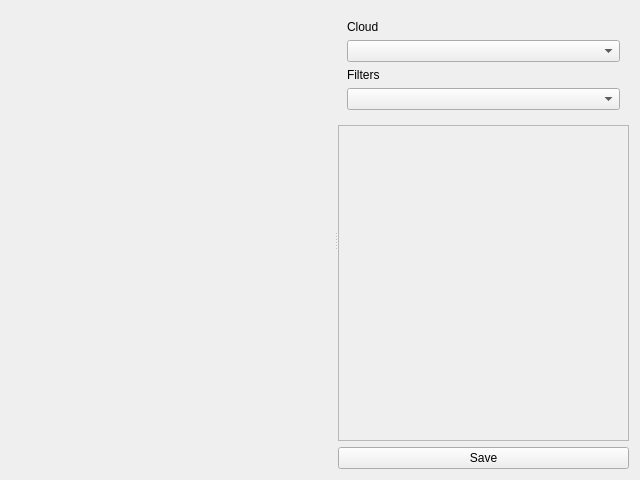
<?xml version="1.0" encoding="UTF-8"?>
<ui version="4.0">
 <class>Filters</class>
 <widget class="QWidget" name="Filters">
  <property name="geometry">
   <rect>
    <x>0</x>
    <y>0</y>
    <width>640</width>
    <height>480</height>
   </rect>
  </property>
  <property name="windowTitle">
   <string>Form</string>
  </property>
  <layout class="QHBoxLayout" name="horizontalLayout">
   <item>
    <widget class="QSplitter" name="splitter">
     <property name="orientation">
      <enum>Qt::Horizontal</enum>
     </property>
     <widget class="QVTKWidget" name="qvtk_ViewerCloud" native="true"/>
     <widget class="QWidget" name="widget_2" native="true">
      <layout class="QVBoxLayout" name="verticalLayout">
       <item>
        <widget class="QWidget" name="widget" native="true">
         <layout class="QVBoxLayout" name="verticalLayout_2">
          <item>
           <widget class="QLabel" name="label">
            <property name="maximumSize">
             <size>
              <width>16777215</width>
              <height>20</height>
             </size>
            </property>
            <property name="text">
             <string>Cloud </string>
            </property>
           </widget>
          </item>
          <item>
           <widget class="QComboBox" name="comboBox_Clouds"/>
          </item>
          <item>
           <widget class="QLabel" name="label_2">
            <property name="maximumSize">
             <size>
              <width>16777215</width>
              <height>20</height>
             </size>
            </property>
            <property name="text">
             <string>Filters</string>
            </property>
           </widget>
          </item>
          <item>
           <widget class="QComboBox" name="comboBox_FiltersType"/>
          </item>
         </layout>
        </widget>
       </item>
       <item>
        <widget class="QScrollArea" name="scrollArea_FiltersType">
         <property name="widgetResizable">
          <bool>true</bool>
         </property>
         <widget class="QWidget" name="scrollAreaWidgetContents">
          <property name="geometry">
           <rect>
            <x>0</x>
            <y>0</y>
            <width>288</width>
            <height>280</height>
           </rect>
          </property>
         </widget>
        </widget>
       </item>
       <item>
        <widget class="QPushButton" name="btn_saveCloud">
         <property name="text">
          <string>Save</string>
         </property>
        </widget>
       </item>
      </layout>
     </widget>
    </widget>
   </item>
  </layout>
 </widget>
 <customwidgets>
  <customwidget>
   <class>QVTKWidget</class>
   <extends>QWidget</extends>
   <header location="global">QVTKWidget.h</header>
  </customwidget>
 </customwidgets>
 <resources/>
 <connections/>
</ui>
